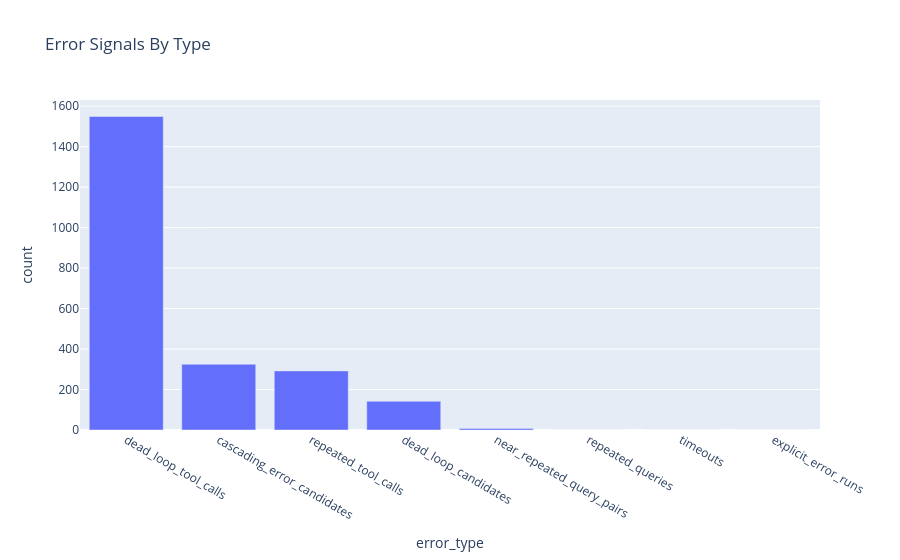

Notebook cell for this chart:
### Markdown cell above
## Error-Type Totals

### Code cell
error_type_totals = error_table[error_cols].sum().rename('count').reset_index().rename(columns={'index': 'error_type'}).sort_values('count', ascending=False)
display(error_type_totals)
fig = px.bar(error_type_totals, x='error_type', y='count', title='Error Signals By Type')
fig.show()

### Figure 1 — Plotly figure (JSON) as saved in the notebook; plotly's stock layout.template omitted (floating-point values rounded to 4 significant figures)
{"data": [{"hovertemplate": "error_type=%{x}<br>count=%{y}<extra></extra>", "legendgroup": "", "marker": {"color": "#636efa", "pattern": {"shape": ""}}, "name": "", "orientation": "v", "showlegend": false, "textposition": "auto", "type": "bar", "x": ["dead_loop_tool_calls", "cascading_error_candidates", "repeated_tool_calls", "dead_loop_candidates", "near_repeated_query_pairs", "repeated_queries", "timeouts", "explicit_error_runs"], "xaxis": "x", "y": [1549, 325, 292, 142, 8, 0, 0, 0], "yaxis": "y"}], "layout": {"barmode": "relative", "legend": {"tracegroupgap": 0}, "title": {"text": "Error Signals By Type"}, "xaxis": {"anchor": "y", "domain": [0.0, 1.0], "title": {"text": "error_type"}}, "yaxis": {"anchor": "x", "domain": [0.0, 1.0], "title": {"text": "count"}}}}
